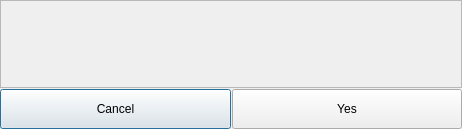
<?xml version="1.0" encoding="UTF-8"?>
<ui version="4.0">
 <class>Dialog</class>
 <widget class="QDialog" name="Dialog">
  <property name="geometry">
   <rect>
    <x>0</x>
    <y>0</y>
    <width>462</width>
    <height>129</height>
   </rect>
  </property>
  <property name="windowTitle">
   <string>Dialog</string>
  </property>
  <layout class="QVBoxLayout" name="verticalLayout_2">
   <property name="spacing">
    <number>1</number>
   </property>
   <property name="leftMargin">
    <number>0</number>
   </property>
   <property name="topMargin">
    <number>0</number>
   </property>
   <property name="rightMargin">
    <number>0</number>
   </property>
   <property name="bottomMargin">
    <number>0</number>
   </property>
   <item>
    <widget class="QFrame" name="frame">
     <property name="frameShape">
      <enum>QFrame::StyledPanel</enum>
     </property>
     <property name="frameShadow">
      <enum>QFrame::Raised</enum>
     </property>
     <layout class="QVBoxLayout" name="verticalLayout_3">
      <item>
       <layout class="QHBoxLayout" name="horizontalLayout">
        <item>
         <widget class="QLabel" name="accept_widget_image_label">
          <property name="minimumSize">
           <size>
            <width>60</width>
            <height>60</height>
           </size>
          </property>
          <property name="maximumSize">
           <size>
            <width>60</width>
            <height>60</height>
           </size>
          </property>
          <property name="text">
           <string/>
          </property>
         </widget>
        </item>
        <item>
         <layout class="QVBoxLayout" name="verticalLayout">
          <item>
           <widget class="QLabel" name="accept_widget_label">
            <property name="text">
             <string/>
            </property>
           </widget>
          </item>
         </layout>
        </item>
       </layout>
      </item>
     </layout>
    </widget>
   </item>
   <item>
    <layout class="QHBoxLayout" name="horizontalLayout_2">
     <property name="spacing">
      <number>1</number>
     </property>
     <item>
      <widget class="QPushButton" name="cancel_pushButton">
       <property name="minimumSize">
        <size>
         <width>0</width>
         <height>40</height>
        </size>
       </property>
       <property name="text">
        <string>Cancel</string>
       </property>
      </widget>
     </item>
     <item>
      <widget class="QPushButton" name="yes_pushButton">
       <property name="minimumSize">
        <size>
         <width>0</width>
         <height>40</height>
        </size>
       </property>
       <property name="text">
        <string>Yes</string>
       </property>
      </widget>
     </item>
    </layout>
   </item>
  </layout>
 </widget>
 <resources/>
 <connections>
  <connection>
   <sender>cancel_pushButton</sender>
   <signal>clicked()</signal>
   <receiver>Dialog</receiver>
   <slot>reject()</slot>
   <hints>
    <hint type="sourcelabel">
     <x>120</x>
     <y>100</y>
    </hint>
    <hint type="destinationlabel">
     <x>230</x>
     <y>66</y>
    </hint>
   </hints>
  </connection>
  <connection>
   <sender>yes_pushButton</sender>
   <signal>clicked()</signal>
   <receiver>Dialog</receiver>
   <slot>accept()</slot>
   <hints>
    <hint type="sourcelabel">
     <x>340</x>
     <y>100</y>
    </hint>
    <hint type="destinationlabel">
     <x>230</x>
     <y>66</y>
    </hint>
   </hints>
  </connection>
 </connections>
</ui>
